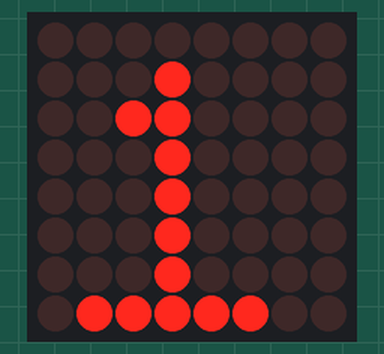
A sketch run on a simulated Arduino Uno, built with avr-gcc and run on an emulated ATmega328P. Shown: 8×8 LED matrix. Wiring (inferred from the names in the program): MAX7219 LED driver (orientation assumed): data pin 11; clock pin 12; CS pin 10.

Above: at 0.1 s.
At 1.1 s:
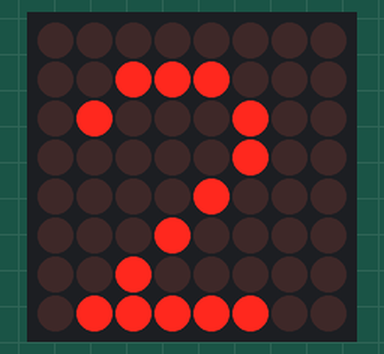
At 2.1 s:
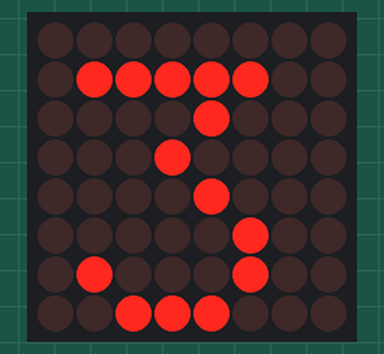
At 3.1 s:
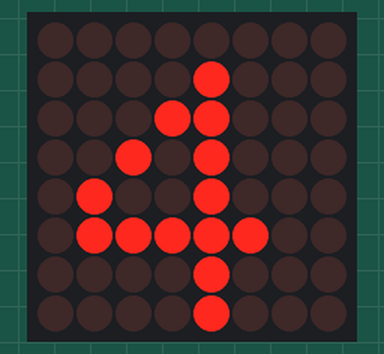

The sketch:

matrice_8x8.ino
```cpp
int DIN_pin = 11; // déclaration de la broche de données
int CS_pin = 10; // déclaration de la broche de sélection de circuit
int CLK_pin = 12; // déclaration de la broche d'horloge

// Définition de matrices pour l'affichage de chiffres
int C1[8] = {0x00, 0x10, 0x30, 0x10, 0x10, 0x10, 0x10, 0x7C}; //afficher le chiffre 1
int C2[8] = {0x00, 0x38, 0x44, 0x04, 0x08, 0x10, 0x20, 0x7C}; //afficher le chiffre 2
int C3[8] = {0x00, 0x7C, 0x08, 0x10, 0x08, 0x04, 0x44, 0x38}; //afficher le chiffre 3
int C4[8] = {0x00, 0x08, 0x18, 0x28, 0x48, 0x7C, 0x08, 0x08}; //afficher le chiffre 4

// Fonction pour écrire un octet de données sur la matrice LED
void write_pix(int data){
  digitalWrite(CS_pin, LOW); // sélection du circuit MAX7219
  for (int i = 0; i < 8; i++){
      digitalWrite(CLK_pin, LOW); // mettre l'horloge à basse fréquence
      digitalWrite(DIN_pin, data & 0x80); // écriture de la donnée dans la broche de données en masquant les bits non utilisés
      data = data << 1; // décalage des bits vers la gauche pour traiter les bits suivants
      digitalWrite(CLK_pin, HIGH); // mise à haute fréquence de l'horloge
  }
}

// Fonction pour écrire une ligne de données sur la matrice LED
void write_line(int adress, int data){
  digitalWrite(CS_pin, LOW); // sélection du circuit MAX7219
  write_pix(adress); // envoi de l'adresse de la ligne à écrire
  write_pix(data); // envoi des données à écrire sur la ligne
  digitalWrite(CS_pin, HIGH); // désélection du circuit MAX7219
}

// Fonction pour écrire un tableau de données sur la matrice LED
void write_matrix(int *tab){
  for (int i = 0; i < 8; i++) write_line(i + 1, tab[i]); // écriture de chaque ligne du tableau
}

// Fonction d'initialisation du circuit MAX7219
void init_MAX7219(void){
  write_line(0x09, 0x00); // décoding BCD
  write_line(0X0A, 0x01); // réglage de la luminosité
  write_line(0X0B, 0x07); // activation de l'affichage des 8 LEDs
  write_line(0X0C, 0x01); // mode normal du circuit MAX7219
  write_line(0X0F, 0x00); // réinitialisation du circuit MAX7219
}

// Fonction pour effacer la matrice LED
void clear_matrix(void){
  const int clean[8] = {0x00, 0x00, 0x00, 0x00, 0x00, 0x00, 0x00, 0x00};
  write_matrix(clean);
}

// fonction pour convertir un entier en octet qui représente l'état d'une LED sur la matrice LED
int intToHex(int x) {
  switch (x)
  {
  case 0: return 0x01; break; //LED sur la première case
  case 1: return 0x02; break; //LED sur la 2ème case
  case 2: return 0x04; break; //LED sur la 3ème case
  case 3: return 0x08; break; //LED sur la 4ème case
  case 4: return 0x10; break; //LED sur la 5ème case
  case 5: return 0x20; break; //LED sur la 6ème case
  case 6: return 0x40; break; //LED sur la 7ème case
  case 7: return 0x80; break; //LED sur la 8ème case
  }
}

void setup(){
  pinMode(CS_pin, OUTPUT);
  pinMode(DIN_pin, OUTPUT);
  pinMode(CLK_pin, OUTPUT);
  delay(50);
  init_MAX7219();
  clear_matrix();
}

void loop(){
  write_matrix(C1);
  delay(1000);
  write_matrix(C2);
  delay(1000);
  write_matrix(C3);
  delay(1000);
  write_matrix(C4);
  delay(1000);
}
```

Measured:
- by itself, everything shown: repeats every 4.0 s, in 4 steps
- what the display in image 0 shows lasts 1.0 s, from 0.1 s to 1.1 s
